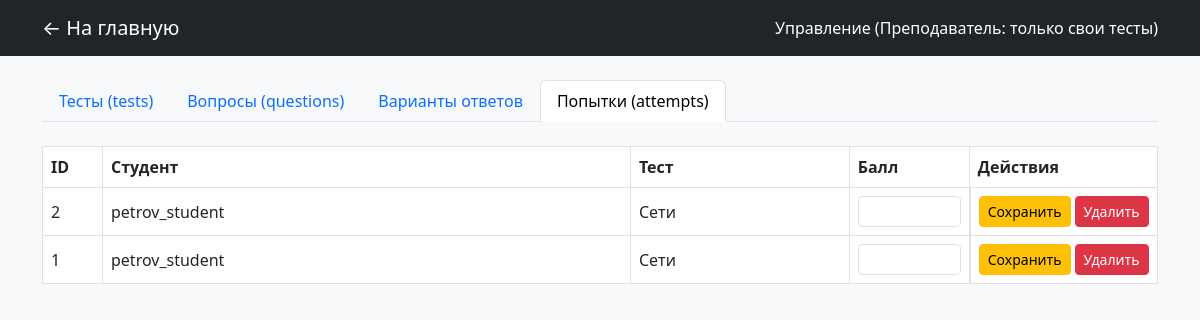
Page /crud.php?tab=attempts (signed in) on the earlier database version.
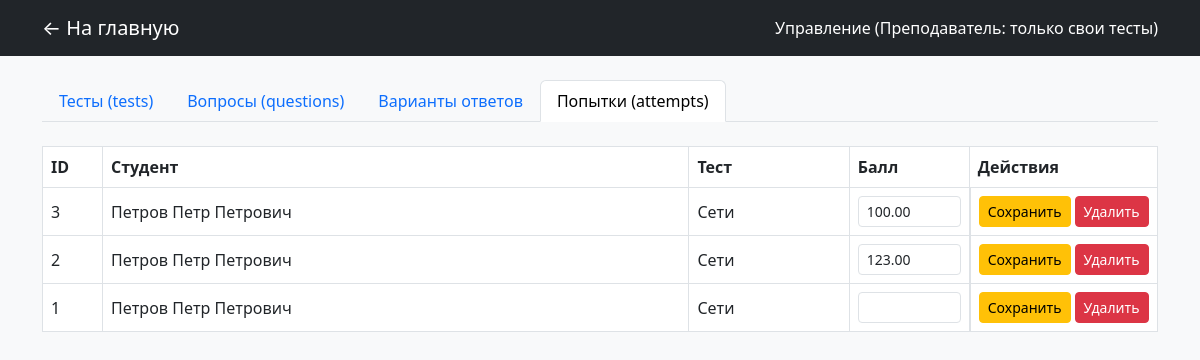
Same page on the later database version.
### tables this page shows
CREATE TABLE `attempts` (
  `id` int(11) NOT NULL AUTO_INCREMENT,
  `student_id` int(11) NOT NULL,
  `test_id` int(11) NOT NULL,
  `score` decimal(5,2) DEFAULT NULL,
  PRIMARY KEY (`id`),
  KEY `student_id` (`student_id`),
  KEY `test_id` (`test_id`),
  CONSTRAINT `attempts_ibfk_1` FOREIGN KEY (`student_id`) REFERENCES `users` (`id`),
  CONSTRAINT `attempts_ibfk_2` FOREIGN KEY (`test_id`) REFERENCES `tests` (`id`)
);

CREATE TABLE `users` (
  `id` int(11) NOT NULL AUTO_INCREMENT,
  `login` varchar(50) NOT NULL,
  `full_name` varchar(150) NOT NULL DEFAULT '',
  `password_hash` varchar(255) NOT NULL,
  `role_id` int(11) NOT NULL,
  PRIMARY KEY (`id`),
  UNIQUE KEY `login` (`login`),
  KEY `role_id` (`role_id`),
  CONSTRAINT `users_ibfk_1` FOREIGN KEY (`role_id`) REFERENCES `roles` (`id`)
);

CREATE TABLE `tests` (
  `id` int(11) NOT NULL AUTO_INCREMENT,
  `title` varchar(200) NOT NULL,
  `teacher_id` int(11) NOT NULL,
  PRIMARY KEY (`id`),
  KEY `teacher_id` (`teacher_id`),
  CONSTRAINT `tests_ibfk_1` FOREIGN KEY (`teacher_id`) REFERENCES `users` (`id`)
);

### crud.php (the view, shortened to what this page needs)
<?php
require_once 'db.php';
$isAdmin     = ($_SESSION['role_name'] === 'admin');
$currentUser = (int)$_SESSION['user_id'];
$tab = $_GET['tab'] ?? ($isAdmin ? 'users' : 'tests');
$roles    = $pdo->query("SELECT * FROM roles WHERE name != 'admin'")->fetchAll();
?>
<!DOCTYPE html>
<html lang="ru">
<head>
    <link href="https://cdn.jsdelivr.net/npm/bootstrap@5.3.0/dist/css/bootstrap.min.css" rel="stylesheet">
</head>
<body class="bg-light">
<nav class="navbar navbar-dark bg-dark mb-4">
    <div class="container">
        <a class="navbar-brand" href="index.php">← На главную</a>
        <span class="navbar-text text-white">
            Управление (<?= $isAdmin ? 'Администратор: полный доступ' : 'Преподаватель: только свои тесты' ?>)
        </span>
    </div>
</nav>
<div class="container">
    <ul class="nav nav-tabs mb-4">
        <li class="nav-item"><a class="nav-link <?= $tab==='tests'?'active':'' ?>" href="?tab=tests">Тесты (tests)</a></li>
        <li class="nav-item"><a class="nav-link <?= $tab==='questions'?'active':'' ?>" href="?tab=questions">Вопросы (questions)</a></li>
        <li class="nav-item"><a class="nav-link <?= $tab==='options'?'active':'' ?>" href="?tab=options">Варианты ответов</a></li>
        <li class="nav-item"><a class="nav-link <?= $tab==='attempts'?'active':'' ?>" href="?tab=attempts">Попытки (attempts)</a></li>
    </ul>
    <?php if ($tab === 'users' && $isAdmin): ?>
        <form method="POST" class="row g-2 mb-4 bg-white p-3 rounded shadow-sm">
            <input type="hidden" name="action" value="create">
            <div class="col-md-3"><input type="text" name="full_name" class="form-control" placeholder="ФИО" required></div>
            <div class="col-md-3"><input type="text" name="login" class="form-control" placeholder="Логин" required></div>
            <div class="col-md-2"><input type="text" name="password" class="form-control" placeholder="Пароль" required></div>
            <div class="col-md-2">
                <select name="role_id" class="form-select">
                    <?php foreach ($roles as $r): ?><option value="<?= $r['id'] ?>"><?= htmlspecialchars($r['name']) ?></option><?php endforeach; ?>
                </select>
            </div>
            <div class="col-md-2"><button class="btn btn-primary w-100">Добавить</button></div>
        </form>
        <table class="table table-bordered bg-white align-middle">
            <tr><th style="width: 60px;">ID</th><th>ФИО</th><th>Логин</th><th style="width: 150px;">Роль</th><th style="width: 170px;">Действия</th></tr>
            <?php
            $rows = $pdo->query("
                SELECT u.*, r.name AS role_name
                FROM users u
                JOIN roles r ON u.role_id = r.id
                WHERE r.name != 'admin'
                ORDER BY u.id
            ")->fetchAll();
            foreach ($rows as $row): ?>
                <tr>
                    <form method="POST">
                        <td><?= $row['id'] ?><input type="hidden" name="id" value="<?= $row['id'] ?>"></td>
                        <td><input type="text" name="full_name" value="<?= htmlspecialchars($row['full_name']) ?>" class="form-control form-control-sm"></td>
                        <td><input type="text" name="login" value="<?= htmlspecialchars($row['login']) ?>" class="form-control form-control-sm"></td>
                        <td>
                            <select name="role_id" class="form-select form-select-sm">
                                <?php foreach ($roles as $r): ?>
                                    <option value="<?= $r['id'] ?>" <?= $r['id']==$row['role_id']?'selected':'' ?>><?= htmlspecialchars($r['name']) ?></option>
                                <?php endforeach; ?>
                            </select>
                        </td>
                        <td class="d-flex gap-1">
                            <button name="action" value="update" class="btn btn-sm btn-warning">Сохранить</button>
                            <button name="action" value="delete" class="btn btn-sm btn-danger" onclick="return confirm('Удалить?')">Удалить</button>
                        </td>
                    </form>
                </tr>
            <?php endforeach; ?>
        </table>
    <?php elseif ($tab === 'attempts'): ?>
        <table class="table table-bordered bg-white align-middle">
            <tr><th style="width: 60px;">ID</th><th>Студент</th><th>Тест</th><th style="width: 120px;">Балл</th><th style="width: 170px;">Действия</th></tr>
            <?php
            if ($isAdmin) {
                $rows = $pdo->query("
                    SELECT a.*, u.login, u.full_name, t.title
                    FROM attempts a
                    JOIN users u ON a.student_id = u.id
                    JOIN tests t ON a.test_id = t.id
                    ORDER BY a.id DESC
                ")->fetchAll();
            } else {
                $stmtA = $pdo->prepare("
                    SELECT a.*, u.login, u.full_name, t.title
                    FROM attempts a
                    JOIN users u ON a.student_id = u.id
                    JOIN tests t ON a.test_id = t.id
                    WHERE t.teacher_id = ?
                    ORDER BY a.id DESC
                ");
                $stmtA->execute([$currentUser]);
                $rows = $stmtA->fetchAll();
            }
            foreach ($rows as $row): ?>
                <tr>
                    <form method="POST">
                        <td><?= $row['id'] ?><input type="hidden" name="id" value="<?= $row['id'] ?>"></td>
                        <td><?= htmlspecialchars($row['full_name'] ?: $row['login']) ?></td>
                        <td><?= htmlspecialchars($row['title']) ?></td>
                        <td><input type="number" step="0.01" name="score" value="<?= $row['score'] ?>" class="form-control form-control-sm"></td>
                        <td class="d-flex gap-1">
                            <button name="action" value="update" class="btn btn-sm btn-warning">Сохранить</button>
                            <button name="action" value="delete" class="btn btn-sm btn-danger" onclick="return confirm('Удалить попытку?')">Удалить</button>
                        </td>
                    </form>
                </tr>
            <?php endforeach; ?>
        </table>
    <?php endif; ?>
</div>
</body>
</html>

Differences in the rows shown:
added attempts: id "3", student.full_name "Петров Петр Петрович", test.title "Сети", score "100.00"
changed attempts id 2: student.full_name "petrov_student" → "Петров Петр Петрович"; score (not shown) → "123.00"
changed through a linked row, attempts id 1: student.full_name "petrov_student" → "Петров Петр Петрович"
